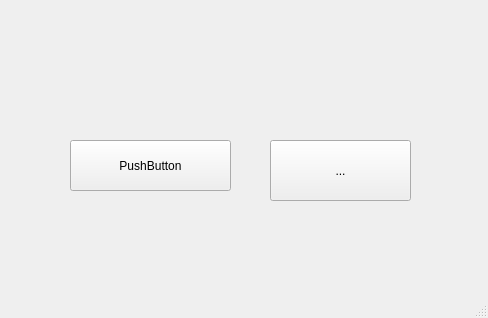
<?xml version="1.0" encoding="UTF-8"?>
<ui version="4.0">
 <class>MainWindow</class>
 <widget class="QMainWindow" name="MainWindow">
  <property name="geometry">
   <rect>
    <x>0</x>
    <y>0</y>
    <width>488</width>
    <height>318</height>
   </rect>
  </property>
  <property name="windowTitle">
   <string>MainWindow</string>
  </property>
  <widget class="QWidget" name="centralwidget">
   <widget class="QToolButton" name="toolButton">
    <property name="geometry">
     <rect>
      <x>270</x>
      <y>140</y>
      <width>141</width>
      <height>61</height>
     </rect>
    </property>
    <property name="text">
     <string>...</string>
    </property>
   </widget>
   <widget class="QPushButton" name="pushButton">
    <property name="geometry">
     <rect>
      <x>70</x>
      <y>140</y>
      <width>161</width>
      <height>51</height>
     </rect>
    </property>
    <property name="text">
     <string>PushButton</string>
    </property>
   </widget>
  </widget>
  <widget class="QMenuBar" name="menubar">
   <property name="geometry">
    <rect>
     <x>0</x>
     <y>0</y>
     <width>488</width>
     <height>22</height>
    </rect>
   </property>
  </widget>
  <widget class="QStatusBar" name="statusbar"/>
 </widget>
 <resources/>
 <connections/>
</ui>
